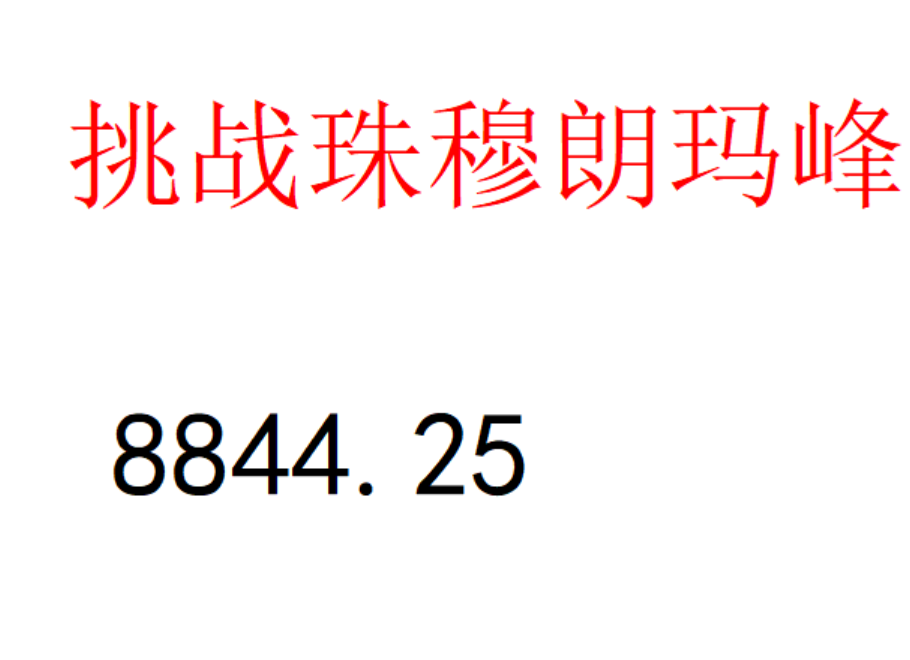

The Python source for this figure:
import turtle as t
import time
def sz(x,y):
    global k
    k=1
t1=t.Pen()
t2=t.Pen()
t1.hideturtle()
t2.hideturtle()
t.tracer(0)
t1.penup()
t2.penup()
t1.color("red")
t1.goto(-190,150)
t1.write("挑战珠穆朗玛峰",font=("楷书",60))
a=0.01
sum=8700
add=0.01
k=0
t.onscreenclick(sz)
while(1):
    time.sleep(0)
    sum+=add
    t2.goto(-20,-50)
    t2.write("{:.2f}".format(sum),align="center",font=("楷体",60))
    
    if(k==1):
        sum-=add
    t2.clear()
